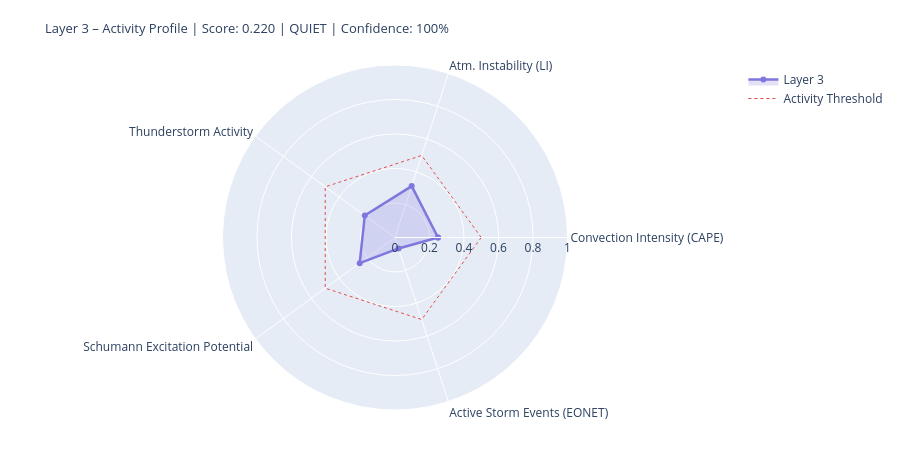

Notebook source saved alongside this figure:
### Markdown cell above
---
## 4. State Assessment & Handoff to Layer 4/5

### Code cell
# ============================================================
# LAYER-3-SCORE
# Five dynamic components
# ============================================================

def norm(v, lo, hi):
    if v is None or (isinstance(v, float) and math.isnan(v)): return None
    return round(max(0.0, min(1.0, (v - lo) / (hi - lo))), 4)

# --- 1) Convection intensity (global CAPE mean) ---
cape_mean = df_atm['cape'].dropna().mean() if not df_atm.empty else None
conv_score = norm(cape_mean, 0, 3000)
conv_src   = 'primary' if cape_mean is not None else 'missing'

# --- 2) Atmospheric instability (LI mean) ---
li_mean   = df_atm['li'].dropna().mean() if not df_atm.empty else None
# Negative LI = unstable → higher score
instab_score = norm(-li_mean if li_mean is not None else None, -6, 6)
instab_src   = 'primary' if li_mean is not None else 'missing'

# --- 3) Thunderstorm activity (mean thunder score + WMO count) ---
thunder_mean = df_atm['thunder_score'].mean() if not df_atm.empty else None
n_thunder    = int(df_atm['thunderstorm'].sum()) if not df_atm.empty else 0
thunder_score_val = norm(
    (thunder_mean or 0) * 0.7 + n_thunder * 0.1, 0, 1.0
) if thunder_mean is not None else None
thunder_src = 'primary'

# --- 4) Schumann excitation potential (weighted Schumann contribution) ---
schumann_pot = df_atm['schumann_contribution'].mean() if not df_atm.empty else None
# Boosted by Layer-2 thunderstorm trigger
if schumann_pot is not None and l2_thunder:
    schumann_pot = min(1.0, schumann_pot * 1.2)
schumann_score = norm(schumann_pot, 0, 1.0) if schumann_pot is not None else None
schumann_src   = 'derived'

# --- 5) Storm activity (NASA EONET) ---
# Distinction: None = data not loaded, 0.0 = loaded but no events
storm_score = None
storm_src   = 'missing'
if raw.get('storms') is not None:          # API reached successfully
    storm_score = norm(len(storm_events), 0, 30) if storm_events else 0.0
    storm_src   = 'primary'

# X-Ray and Kp: context only, not in dynamic score
# (X-Ray = Layer-0/4 driver; Kp = geomagnetic index, not a lightning proxy)
xray_context = None
if raw.get('xray'):
    df_xc = pd.DataFrame(raw['xray'])
    fc = next((c for c in df_xc.columns
               if any(k in c.lower() for k in ['flux','long']) and 'time' not in c.lower()),
              df_xc.columns[1])
    df_xc[fc] = pd.to_numeric(df_xc[fc], errors='coerce')
    xray_last = df_xc[fc].dropna().iloc[-1] if not df_xc[fc].dropna().empty else None
    if xray_last:
        xray_class = ('X' if xray_last>=1e-4 else 'M' if xray_last>=1e-5
                      else 'C' if xray_last>=1e-6 else 'B')
        xray_context = {'flux': float(xray_last), 'class': xray_class}
        print(f'X-Ray context: {xray_class}-class ({xray_last:.2e} W/m²)')

# --- Aggregate ---
COMPONENTS = {
    'Convection Intensity (CAPE)':  {'score': conv_score,       'source': conv_src,    'dynamic': True},
    'Atm. Instability (LI)':         {'score': instab_score,     'source': instab_src,  'dynamic': True},
    'Thunderstorm Activity':              {'score': thunder_score_val, 'source': thunder_src, 'dynamic': True},
    'Schumann Excitation Potential':   {'score': schumann_score,   'source': schumann_src,'dynamic': True},
    'Active Storm Events (EONET)': {'score': storm_score,      'source': storm_src,   'dynamic': True},
}

available   = {k: v['score'] for k, v in COMPONENTS.items() if v['score'] is not None}
unavailable = [k for k, v in COMPONENTS.items() if v['score'] is None]
layer3_score = round(sum(available.values()) / len(available), 4) if available else None
confidence   = round(len(available) / len(COMPONENTS), 2)
level = ('unknown' if layer3_score is None
         else 'quiet'   if layer3_score < 0.3
         else 'moderate' if layer3_score < 0.6
         else 'active')
dominant_l3 = max(available, key=available.get) if available else 'none'

# --- Ausgabe ---
W = 68
print('=' * W)
print('LAYER 3 – ATMOSPHERE / WEATHER / THUNDERSTORMS – STATE ASSESSMENT')
print('=' * W)
for name, comp in COMPONENTS.items():
    s = comp['score']
    if s is not None:
        bar = '█' * int(s * 20) + '░' * (20 - int(s * 20))
        print(f'  {name:<36} {bar}  {s:.3f}  [{comp["source"]}]')
    else:
        print(f'  {name:<36} {"─" * 20}  n/a   [missing]')
print('-' * W)
print(f'  Score:        {layer3_score:.3f}  ({len(available)}/{len(COMPONENTS)} components)')
print(f'  Confidence:   {confidence:.0%}')
print(f'  Level:        {level.upper()}')
print(f'  Dominant:     {dominant_l3}')
print(f'  CAPE mean:    {cape_mean:.0f} J/kg' if cape_mean else '  CAPE mean:    n/a')
print(f'  LI mean:      {li_mean:.1f} K' if li_mean is not None else '  LI mean:      n/a')
print(f'  Thunderstorms:{n_thunder} points (WMO)  +  {len(storm_events)} NASA EONET')
print('=' * W)

# Radar
cats   = list(available.keys())
vals_r = list(available.values())
if len(cats) >= 3:
    fig = go.Figure()
    fig.add_trace(go.Scatterpolar(
        r=vals_r + [vals_r[0]], theta=cats + [cats[0]],
        fill='toself', fillcolor='rgba(127,119,221,0.22)',
        line=dict(color='#7F77DD', width=2.5), name='Layer 3'
    ))
    fig.add_trace(go.Scatterpolar(
        r=[0.5] * (len(cats)+1), theta=cats + [cats[0]],
        line=dict(color='#E24B4A', dash='dot', width=1),
        mode='lines', name='Activity Threshold'
    ))
    fig.update_layout(
        title=dict(
            text=f'Layer 3 – Activity Profile | Score: {layer3_score:.3f} | {level.upper()} | Confidence: {confidence:.0%}',
            font=dict(size=13)
        ),
        polar=dict(radialaxis=dict(visible=True, range=[0, 1])),
        height=450, showlegend=True,
        margin=dict(l=60, r=60, t=65, b=40)
    )
    fig.show()

### Figure 1 — Plotly figure (JSON) as saved in the notebook; plotly's stock layout.template omitted (floating-point values rounded to 4 significant figures)
{"data": [{"fill": "toself", "fillcolor": "rgba(127,119,221,0.22)", "line": {"color": "#7F77DD", "width": 2.5}, "name": "Layer 3", "r": [0.2493, 0.3133, 0.2164, 0.253, 0.0667, 0.2493], "theta": ["Convection Intensity (CAPE)", "Atm. Instability (LI)", "Thunderstorm Activity", "Schumann Excitation Potential", "Active Storm Events (EONET)", "Convection Intensity (CAPE)"], "type": "scatterpolar"}, {"line": {"color": "#E24B4A", "dash": "dot", "width": 1}, "mode": "lines", "name": "Activity Threshold", "r": [0.5, 0.5, 0.5, 0.5, 0.5, 0.5], "theta": ["Convection Intensity (CAPE)", "Atm. Instability (LI)", "Thunderstorm Activity", "Schumann Excitation Potential", "Active Storm Events (EONET)", "Convection Intensity (CAPE)"], "type": "scatterpolar"}], "layout": {"height": 450, "margin": {"b": 40, "l": 60, "r": 60, "t": 65}, "polar": {"radialaxis": {"range": [0, 1], "visible": true}}, "showlegend": true, "title": {"font": {"size": 13}, "text": "Layer 3 – Activity Profile | Score: 0.220 | QUIET | Confidence: 100%"}}}
